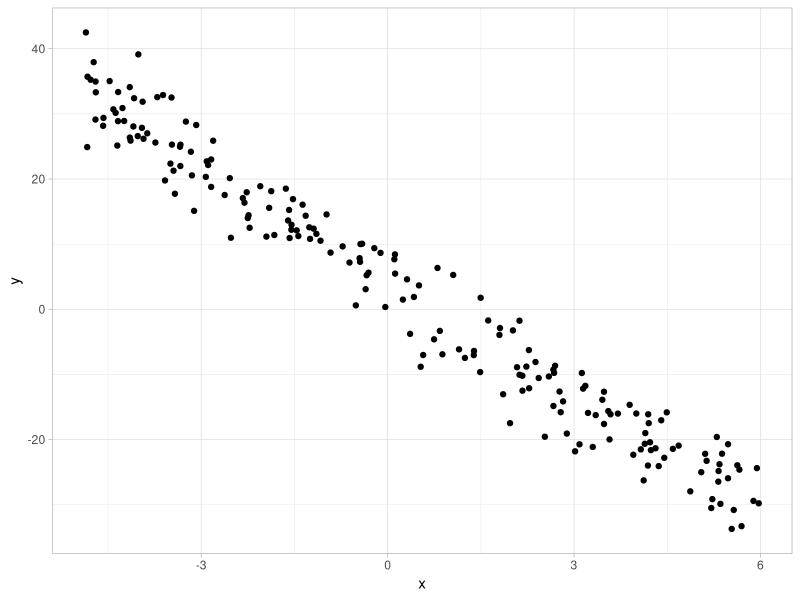

Reproduce this figure in R.
## ---- chunk 1
gen_dat <- function(n) {
  varianza <- 16
  x <- runif(n=n, min=-5, max=6)
  media <- 4 - 6 * x
  y <- rnorm(n=n, mean=media, sd=sqrt(varianza))
  marco_datos <- data.frame(y=y, x=x)
  return(marco_datos)
}
## ---- chunk 2
datos <- gen_dat(n=5)
datos
## ---- chunk 3
datos <- gen_dat(n=200)

library(ggplot2)
ggplot(datos, aes(x=x, y=y)) +
  geom_point() + theme_light()
## ---- chunk 4
mod <- lm(y ~ x, data=datos)
theta_hat <- c(coef(mod), sigma=summary(mod)$sigma)
theta_hat
## ---- chunk 5
datos <- cars[1:5, ]
mod <- lm(dist ~ speed, data=datos)
simulate(object=mod, nsim=1, seed=1234)
